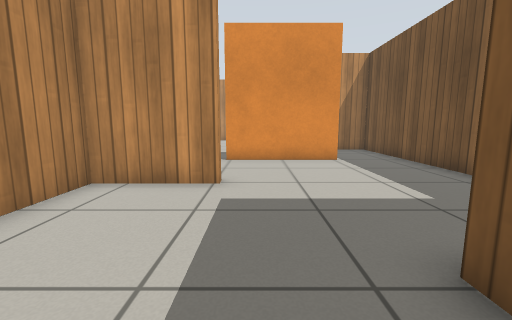
[1] (above)

12 first-person views from a walk through a world built for the Gazebo simulator. The camera is 0.69 m above the floor, tilts 8° down and sees 90° across. The floor is counted in squares, 0.5 m on a side. Each view is taken from the middle of a square. On the plan, view 1 faces up. The plan holds only what a view shows up to about 13 squares ahead; the rest is blank. Gazebo's built-in surfaces are drawn with simple patterns.

[2]
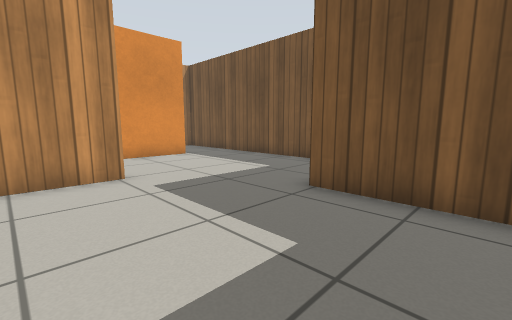

[3]
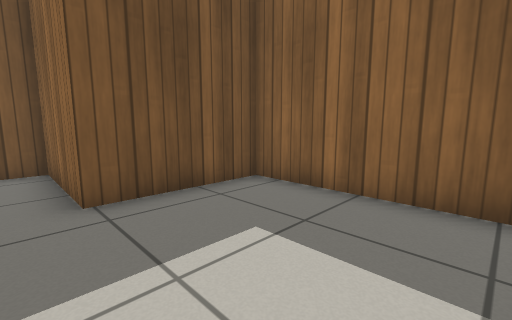

[4]
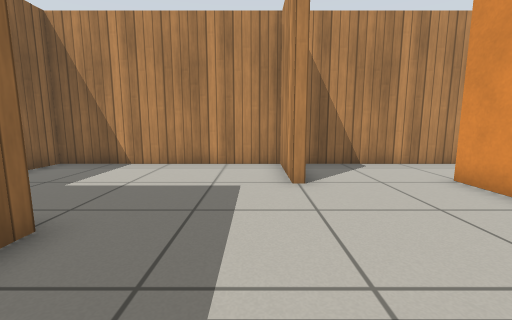

[5]
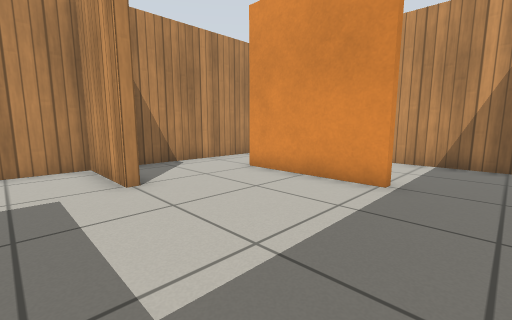

[6]
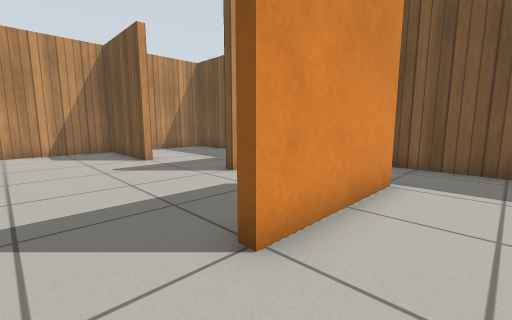

[7]
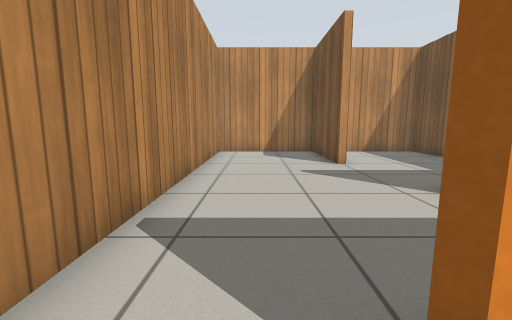

[8]
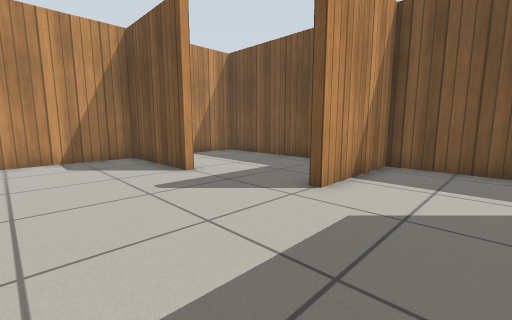

[9]
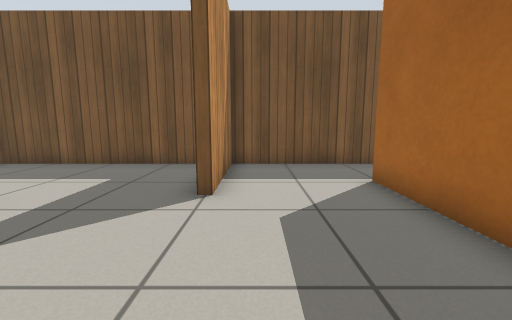

[10]
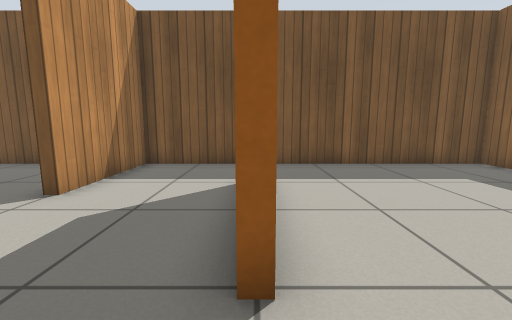

[11]
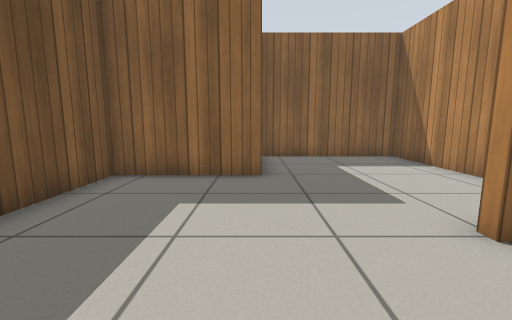

[12]
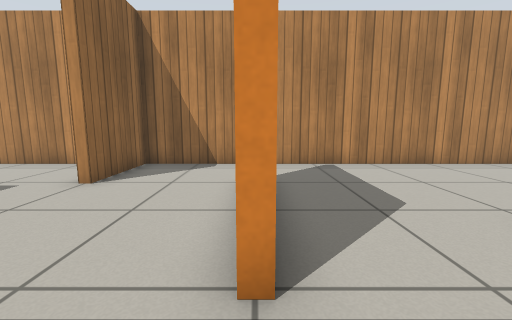

### Floor plan
Ten units are one square. View 1 is at (0, 0); x grows to the right and y downward. Boxes are objects, and circles mark ways between rooms. Rooms are numbered by the first view taken in them; rooms with no view inside come last. Other rooms are left out.
<svg viewBox="-43 -223 107 247">
<path fill="none" stroke="#000" d="M-8 -62 -8 -58 -38 -58 -38 19 19 19 19 -22 59 -22 59 -96M32 -98 -11 -98M-38 -94 -38 -62 -8 -62M12 -178 9 -178 9 -218 -38 -218 -38 -94M34 -138 19 -138 19 -142M59 -150 59 -218 25 -218M-4 -101 32 -101M-11 -98 -11 -102M32 -101 32 -98M59 -96 59 -138 34 -138"/>
<circle cx="-10" cy="-80" r="3" fill="#2a7"/>
<circle cx="45" cy="-100" r="3" fill="#2a7"/>
<circle cx="-25" cy="-100" r="3" fill="#2a7"/>
<circle cx="25" cy="-120" r="3" fill="#2a7"/>
<text x="10" y="-40">1</text>
<text x="-20" y="-80">2</text>
<text x="10" y="-160">3</text>
<text x="40" y="-120">4</text>
</svg>
Room 1 opens to room 2. Room 1 opens to room 4. Room 2 opens to room 3. Room 3 opens to room 4.

Where each view was taken, in squares from view 1:
view 1: 0 up, 0 right, facing up
view 2: 1 down, 3 left, facing up-right
view 3: 3 up, 3 left, facing down-right
view 4: 5 up, 5 right, facing left
view 5: 4 up, 5 right, facing up-left
view 6: 8 up, 3 left, facing up-right
view 7: 9 up, 2 left, facing up
view 8: 11 up, 3 left, facing up-right
view 9: 13 up, 3 left, facing right
view 10: 10 up, 3 left, facing right
view 11: 9 up, 2 right, facing down
view 12: 10 up, 5 right, facing left
